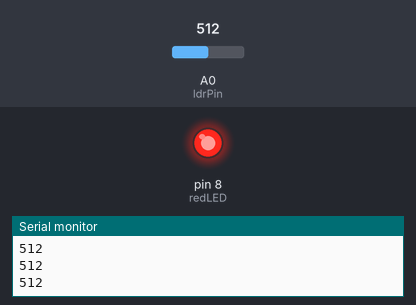
Bench run of a sketch on a simulated Arduino Uno, built with avr-gcc and run on an emulated ATmega328P. Parts: output pins drawn as LEDs (lit = HIGH), the last lines printed to the serial monitor. Inputs (shaded band) come from the test bench; at power-on: A0 (ldrPin) = 512.

Above: at 1.2 s.
1.3 s: A0 (ldrPin) set to 35
2.8 s: A0 (ldrPin) set to 29
At 3.9 s:
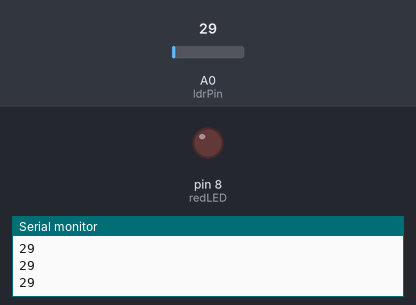
4.3 s: A0 (ldrPin) set to 122
At 5.3 s:
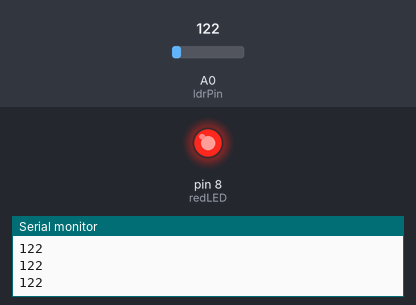
5.8 s: A0 (ldrPin) set to 22
At 6.7 s:
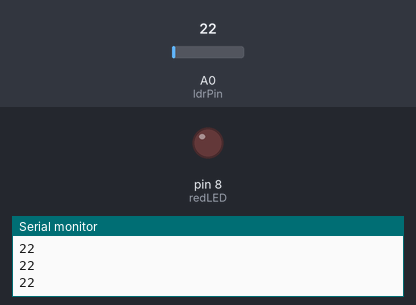
Timing chart, 0 to 8.3 s (numbered marks = the images above; inputs shaded):
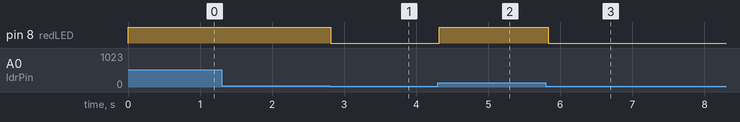

The sketch:

ldr.ino
```cpp
int ldrPin = A0;
int redLED = 8;
int lightValue;

void setup() {
  pinMode(redLED, OUTPUT);
  Serial.begin(9600);
}

void loop() {
  lightValue = analogRead(ldrPin);
  Serial.println(lightValue);

  if (lightValue >32) {
    digitalWrite(redLED, HIGH);

  } else {
    digitalWrite(redLED, LOW);

  }
  delay(50);
}
```

Measured:
- the behaviour switches between 33 and 32 on A0 (ldrPin) (found by bisection; images 0 and 1)
- after the input at 2.8 s, pin 8 (redLED): HIGH → LOW at once
- after the input at 4.3 s, pin 8 (redLED): LOW → HIGH at once
- after the input at 5.8 s, pin 8 (redLED): HIGH → LOW at once
